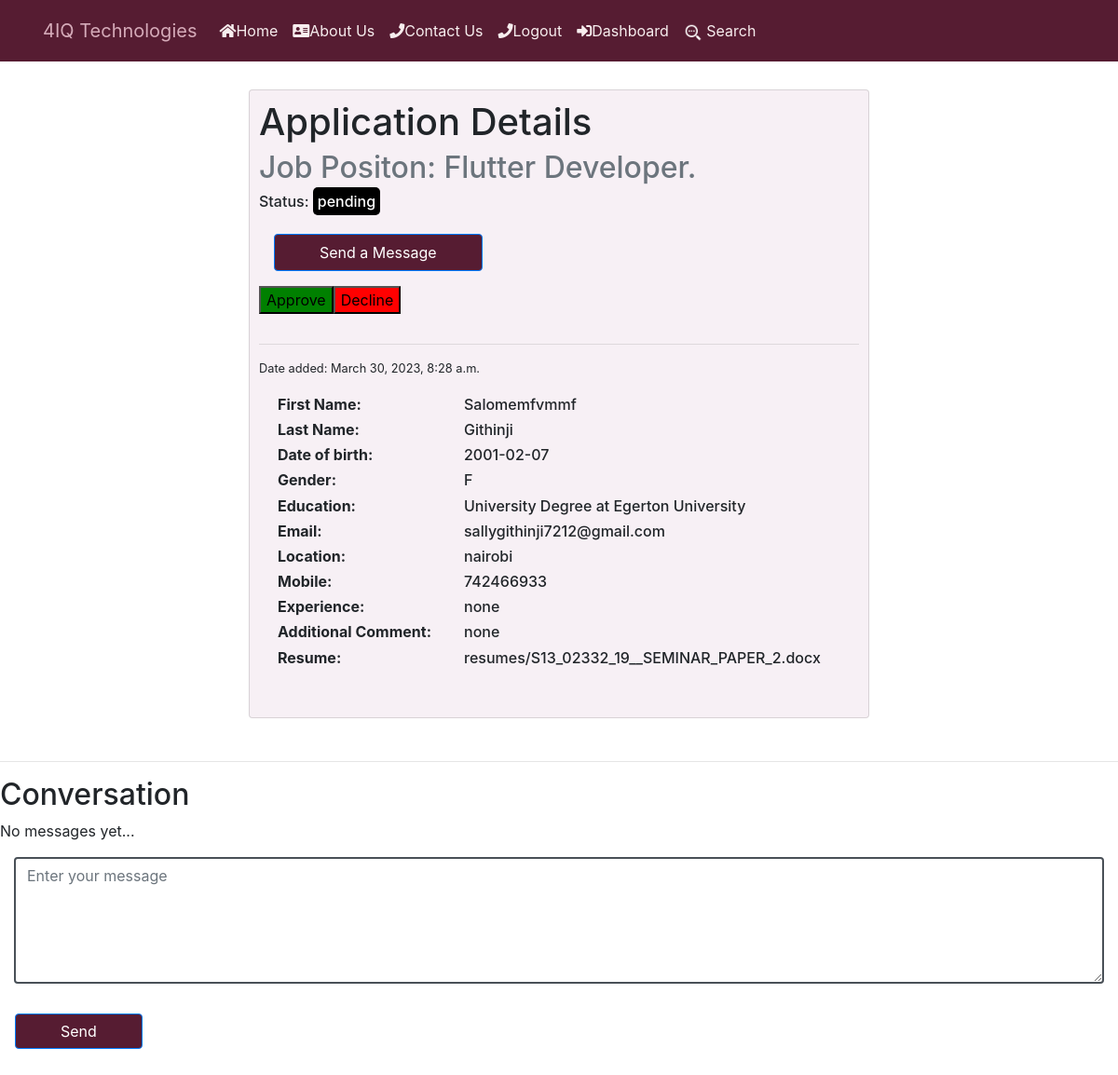
The page /users/view_application/25/ (signed in) on the database as committed earlier.
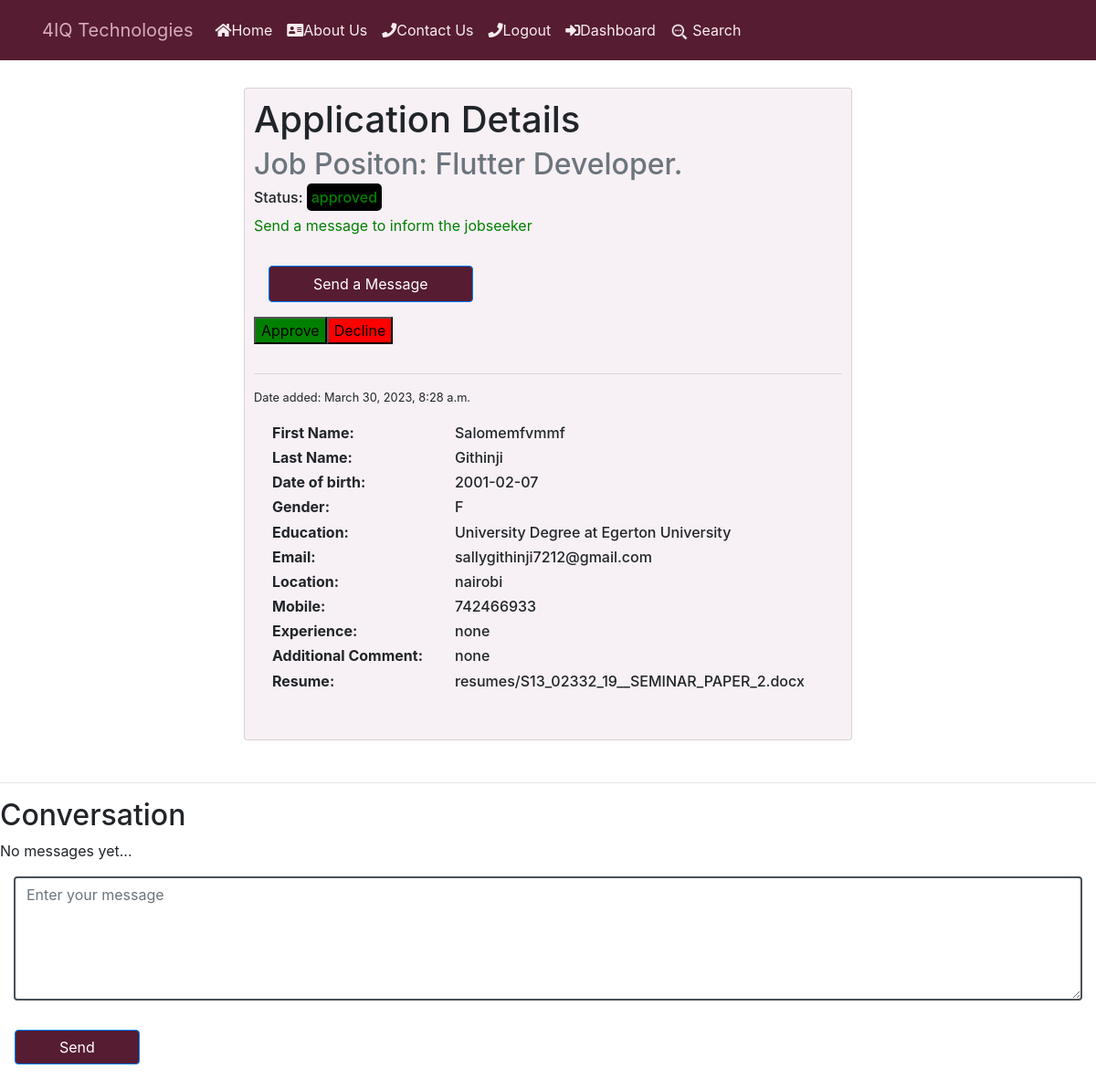
The same page on the database as committed later.
### job/models.py (models this page shows, shortened)
class Application(models.Model):
    APPROVED = 'approved'
    PENDING = 'pending'
    DECLINED = 'declined'
    CHOICES_STATUS = (
        (APPROVED,'Approved'),
        (PENDING,'Pending' ),
        (DECLINED,'Declined' )
     )
    job = models.ForeignKey(Job,
                            related_name='applications',
                             on_delete=models.CASCADE)
    first_name = models.CharField(max_length=200, null=True, blank=True)
    last_name = models.CharField(max_length=200, null=True, blank=True)
    date_of_birth = models.CharField(max_length=20, blank=True, null=True)
    gender = models.CharField(max_length=1,
                              choices=GENDER,
                              blank=False,
                              null=True)
    email = models.EmailField(max_length=70, blank=True, unique=True)
    location = models.CharField(
        max_length=104,
        null=True
    )
    mobile = models.IntegerField(null=True, blank=True)
    education   = models.CharField( max_length=2553, null=True, blank=True)
    content = models.TextField()
    experience = models.TextField()
    resume  = models.FileField( upload_to="resumes/", null=True, blank=True)
    created_at = models.DateTimeField(auto_now_add=True,null=False)
    status = models.CharField(max_length=20,choices=CHOICES_STATUS,default='pending')
    created_by = models.ForeignKey(User,
                                   related_name="applications",
                                   on_delete=models.CASCADE)
    class Meta:
        ordering = ['-created_at']

class Job(models.Model):
    COMPUTER_SUPPORT_SPECIALIST = 'Computer Support Specialist'
    HARDWARE_ENGINEER = 'Hardware Engineer'
    COMPUTER_SYSTEM_ANALYST = 'Computer System Analyst'
    SOFTWARE_DEVELOPER = 'Software Developer'
    PROGRAMMER = 'Programmer'
    WEB_DEVELOPER = 'Web Developer'
    NETWORK_ENGINEER = 'Network Engineer'
    SOFTWARE_TESTER = 'Software Tester'
    FRONTEND_DEVELOPER = "Frontend Developer"
    BACKEND_DEVELOPER = "Backend Developer"
    CHOICES_SIZE =   ( (COMPUTER_SUPPORT_SPECIALIST ,'COMPUTER_SUPPORT_SPECIALIST'),
    ( HARDWARE_ENGINEER ,'HARDWARE_ENGINEER'),
    ( COMPUTER_SYSTEM_ANALYST, 'COMPUTER_SYSTEM_ANALYST' ),
    ( SOFTWARE_DEVELOPER, 'SOFTWARE_DEVELOPER'),
    ( PROGRAMMER , 'PROGRAMMER'),
    ( WEB_DEVELOPER,'WEB_DEVELOPER'),
    ( NETWORK_ENGINEER,'NETWORK_ENGINEER'),
    ( SOFTWARE_TESTER,'SOFTWARE_TESTER'),
    (FRONTEND_DEVELOPER,"FRONTEND_DEVELOPER"),
    (BACKEND_DEVELOPER,"BACKEND_DEVELOPER")
    )
    ACTIVE = 'active'
    EMPLOYED = 'employed'
    ARCHIVED = 'archived'
    CHOICES_STATUS = (
        (EMPLOYED,'Employed'),
        (ACTIVE,'Active' ),
        (ARCHIVED,'Archived' )
     )
    title = models.CharField(max_length=200)
    created_at = models.DateTimeField(auto_now_add=True)
    skillset_required = models.TextField(null=True)
    about_job= models.TextField(blank=True, null=True)
    image = models.ImageField(upload_to="covers/",null=True,blank=True)
    experience = models.CharField(max_length=100,null=True)
    salary = models.CharField(max_length=50,null=True)
    deadline = models.CharField(max_length=50,null=True)
    department_name = models.CharField( max_length=30,choices=CHOICES_SIZE)
    created_by = models.ForeignKey(User,
                                   related_name="jobs",
                                   on_delete=models.CASCADE)
    status = models.CharField(max_length=20,choices=CHOICES_STATUS,default='active')
    class Meta:
        ordering = ['-created_at']

### users/views.py (the view)
# urls.py: path("view_application/<int:application_id>/", views.view_application , name="view_application"),
@login_required
def view_application(request, application_id):
   if request.user.userprofile.is_employer:
      application = get_object_or_404(Application  , pk=application_id, job__created_by=request.user)
   else:
      application = get_object_or_404(Application  , pk=application_id, created_by=request.user)
   if request.method == "POST":
      content = request.POST.get('content')
      if content:
         conversationmessage = ConversationMessage.objects.create(application = application, content=content, created_by=request.user )
         return redirect("view_application",application_id=application_id)
   return render ( request,'view_application.html' ,{'application': application, 'userprofile': request.user.userprofile})

### notification/context_processors.py (called while the page is built)
def notifications(request):
    if request.user.is_authenticated:
        return {
            'notificactions': request.user.notifications.filter(is_read=False)
        }
    else:
        return {'notifications': []}

### users/templates/view_application.html (shortened to what the changed rows need)
{% include 'header.html' %} {% block content %}
<div
  class="container"
  style="
    display: flex;
    flex-direction: column;
    justify-content: space-between;
    align-items: center; ;
  "
>
  <div
    style="margin: 30px; padding: 10px; background-color: #f7f0f5; width: 60%"
    class="card"
  >
    <div style="display: flex; flex-direction:column; justify-content: space-between;    flex-direction: column;
    ">
      <div>
        <h1 class="card-title">Application Details</h1>
        <h2 class="card-subtitle mb-2 text-muted">
          Job Positon: {{ application.job.title }}
        </h2>
        {%if application.status == 'pending'%}
        <h6>Status: <span style="color: white; border-radius: 5px; padding: 5px; background-color: black">{{application.status}}</span> </h6>
        {%elif application.status == 'approved'%}
        <h6>Status: <span style="color: green; border-radius: 5px; padding: 5px; background-color: black">{{application.status}}</span> </h6>
        <p style="color: green;">Send a message to inform the jobseeker</p>
        {%elif application.status == 'declined'%}
        <h6>Status: <span style="color: red; border-radius: 5px; padding: 5px; background-color: black">{{application.status}}</span> </h6>
        <p style="color: rgb(128, 64, 0);">Send a message to inform the jobseeker</p>
        {%endif%}
      </div>
      <div>
      </div>
    </div>
    <hr />
    <small> Date added: {{application.created_at}}</small>
    <div class="card-body">
      <div style="display: flex">
        <h6 style="min-width: 200px; font-weight: bold">First Name:</h6>
        <h6>{{application.first_name}}</h6>
      </div>
      <div style="display: flex">
        <h6 style="min-width: 200px; font-weight: bold">Last Name:</h6>
        <h6>{{application.last_name}}</h6>
      </div>
      <div style="display: flex">
        <h6 style="min-width: 200px; font-weight: bold">Date of birth:</h6>
        <h6>{{application.date_of_birth}}</h6>
      </div>
      <div style="display: flex">
        <h6 style="min-width: 200px; font-weight: bold">Gender:</h6>
        <h6>{{application.gender}}</h6>
      </div>
      <div style="display: flex">
        <h6 style="min-width: 200px; font-weight: bold">Education:</h6>
        <h6>{{application.education}}</h6>
      </div>
      <div style="display: flex">
        <h6 style="min-width: 200px; font-weight: bold">Email:</h6>
        <h6>{{application.email}}</h6>
      </div>
      <div style="display: flex">
        <h6 style="min-width: 200px; font-weight: bold">Location:</h6>
        <h6>{{application.location}}</h6>
      </div>
      <div style="display: flex">
        <h6 style="min-width: 200px; font-weight: bold">Mobile:</h6>
        <h6>{{application.mobile}}</h6>
      </div>
      <div style="display: flex">
        <h6 style="min-width: 200px; font-weight: bold">Experience:</h6>
        <h6>{{application.experience}}</h6>
      </div>
      <div style="display: flex">
        <h6 style="width: 200px; word-wrap: normal; font-weight: bold">
          Additional Comment:
        </h6>
        <h6>{{application.content}}</h6>
      </div>
      <div style="display: flex">
        <h6 style="width: 200px; word-wrap: normal; font-weight: bold">
          Resume:
        </h6>
        <h6>{{application.resume}}</h6>
      </div>
    </div>
  </div>
</div>
<div id="content">
  <h2 class="subtitle">Conversation</h2>
  {% endblock %}
</div>

Rows that differ between the two databases and show on the page:
changed Application "Salomemfvmmf": status "pending" → "approved"
Other text that changed with them:
text now shown: "Send a message to inform the jobseeker"
